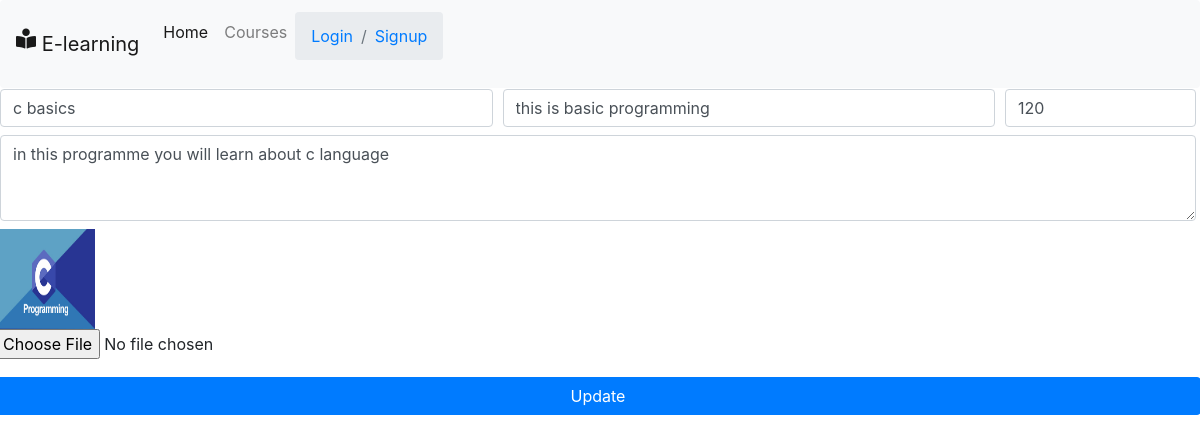
Page /updatecourse.php?cid=15 on the committed database.
### tables this page shows
CREATE TABLE `courses` (
  `id` int(11) NOT NULL,
  `course_title` varchar(255) NOT NULL,
  `short_desc` varchar(255) NOT NULL,
  `price` varchar(255) NOT NULL,
  `long_desc` mediumtext NOT NULL,
  `img` varchar(255) NOT NULL
);

### updatecourse.php (the view, shortened to what this page needs)
<?php $pagetitle = "update course";
include "includes/head.php";
include "includes/connection.php";
?>
<h1 class="addtitle">Update Corse Detail</h1>
<?php
$course_id = $_GET['cid'];
$sql = "SELECT * FROM courses WHERE id = {$course_id}";
$res = mysqli_query($conn, $sql) or die('Query failed.');
if(mysqli_num_rows($res) > 0){
    while($row = mysqli_fetch_assoc($res)){
?>
<form method="post" action="updateaction.php" enctype="multipart/form-data">
    <div class="form-row input-group-prepend ">
        <div class="col-md-5 mt-2">
            <input type="text" class="form-control" id="formGroupExampleInput" value="<?php echo $row['course_title']; ?>" name="course_title" placeholder="Enter Course Title Here" autocomplete="off">
        </div>
        <div class="col-md-5 mt-2">
            <input type="text" class="form-control" id="formGroupExampleInput" value="<?php echo $row['short_desc']; ?>" name="srt_desc" placeholder="Enter Short Description" autocomplete="off">
        </div>
        <div class="col-md-2 mt-2">
            <input type="text" class="form-control" id="formGroupExampleInput" value="<?php echo $row['price']; ?>" name="price" placeholder="Price" autocomplete="off">
        </div>
        <div class="col-md-12 mt-2 mb-2">
            <textarea class="form-control" id="exampleFormControlTextarea1"  rows="3" name="long_desc"  placeholder="Long Description Of the course"><?php echo $row['long_desc']; ?></textarea>
        </div>
        <img src="<?php echo $row['img'];?>" width="100" height="100" alt="img">
        <input type="file" class="form-control-file" name="newimage" value="<?php echo $row['img']; ?>" id="exampleFormControlFile1" name="img">
        <br> <br>
        <button class="btn btn-primary btn-block add-btn" type="submit" name="addcourse">Update</button>
    </div>
</form>
<?php }
 }
  ?>

### rows in the picture
courses: course_title "c basics", srt_desc "this is basic programming", price "120", long_desc "in this programme you will learn about c language", img (picture)
